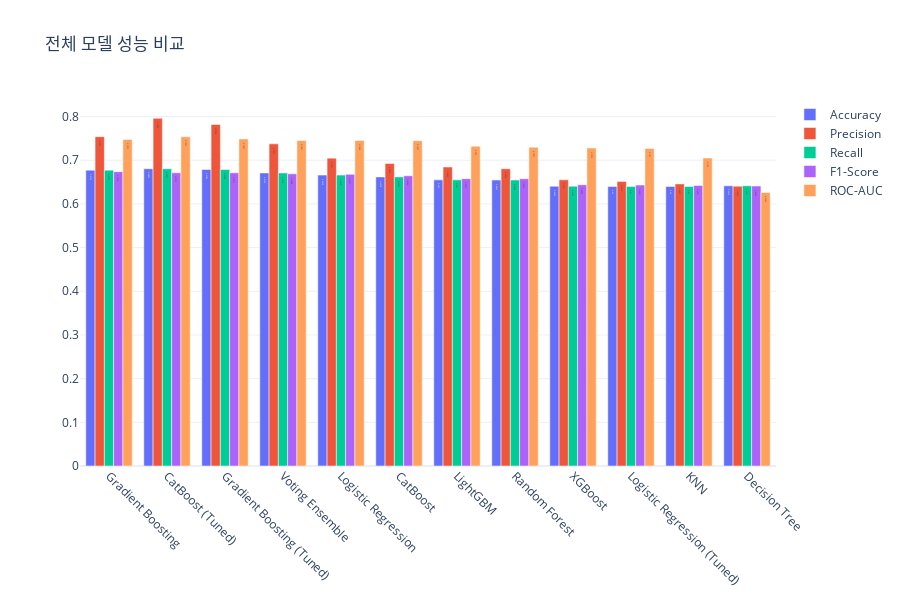

Notebook code cell kept with this figure:
### Code cell
# 인터랙티브 종합 비교
fig = go.Figure()
for m in ['Accuracy', 'Precision', 'Recall', 'F1-Score', 'ROC-AUC']:
    fig.add_trace(go.Bar(name=m, x=all_results['Model'], y=all_results[m],
                         text=all_results[m].round(4), textposition='auto'))
fig.update_layout(title='전체 모델 성능 비교', barmode='group',
                  height=600, template='plotly_white',
                  xaxis={'tickangle': 45})
fig.show()

### Figure 1 — Plotly figure (JSON) as saved in the notebook; plotly's stock layout.template omitted (floating-point values rounded to 4 significant figures)
{"data": [{"name": "Accuracy", "text": [0.6773, 0.6805, 0.6786, 0.6709, 0.6659, 0.6618, 0.655, 0.6545, 0.6405, 0.64, 0.64, 0.6414], "textposition": "auto", "type": "bar", "x": ["Gradient Boosting", "CatBoost (Tuned)", "Gradient Boosting (Tuned)", "Voting Ensemble", "Logistic Regression", "CatBoost", "LightGBM", "Random Forest", "XGBoost", "Logistic Regression (Tuned)", "KNN", "Decision Tree"], "y": [0.6773, 0.6805, 0.6786, 0.6709, 0.6659, 0.6618, 0.655, 0.6545, 0.6405, 0.64, 0.64, 0.6414]}, {"name": "Precision", "text": [0.7539, 0.7959, 0.7818, 0.7374, 0.7047, 0.6925, 0.6845, 0.6803, 0.6551, 0.6514, 0.6457, 0.6405], "textposition": "auto", "type": "bar", "x": ["Gradient Boosting", "CatBoost (Tuned)", "Gradient Boosting (Tuned)", "Voting Ensemble", "Logistic Regression", "CatBoost", "LightGBM", "Random Forest", "XGBoost", "Logistic Regression (Tuned)", "KNN", "Decision Tree"], "y": [0.7539, 0.7959, 0.7818, 0.7374, 0.7047, 0.6925, 0.6845, 0.6803, 0.6551, 0.6514, 0.6457, 0.6405]}, {"name": "Recall", "text": [0.6773, 0.6805, 0.6786, 0.6709, 0.6659, 0.6618, 0.655, 0.6545, 0.6405, 0.64, 0.64, 0.6414], "textposition": "auto", "type": "bar", "x": ["Gradient Boosting", "CatBoost (Tuned)", "Gradient Boosting (Tuned)", "Voting Ensemble", "Logistic Regression", "CatBoost", "LightGBM", "Random Forest", "XGBoost", "Logistic Regression (Tuned)", "KNN", "Decision Tree"], "y": [0.6773, 0.6805, 0.6786, 0.6709, 0.6659, 0.6618, 0.655, 0.6545, 0.6405, 0.64, 0.64, 0.6414]}, {"name": "F1-Score", "text": [0.6738, 0.6712, 0.6711, 0.6688, 0.6677, 0.6644, 0.6577, 0.6576, 0.6438, 0.6431, 0.6421, 0.6409], "textposition": "auto", "type": "bar", "x": ["Gradient Boosting", "CatBoost (Tuned)", "Gradient Boosting (Tuned)", "Voting Ensemble", "Logistic Regression", "CatBoost", "LightGBM", "Random Forest", "XGBoost", "Logistic Regression (Tuned)", "KNN", "Decision Tree"], "y": [0.6738, 0.6712, 0.6711, 0.6688, 0.6677, 0.6644, 0.6577, 0.6576, 0.6438, 0.6431, 0.6421, 0.6409]}, {"name": "ROC-AUC", "text": [0.7475, 0.7537, 0.7487, 0.7451, 0.7453, 0.7447, 0.732, 0.7297, 0.7279, 0.727, 0.705, 0.6262], "textposition": "auto", "type": "bar", "x": ["Gradient Boosting", "CatBoost (Tuned)", "Gradient Boosting (Tuned)", "Voting Ensemble", "Logistic Regression", "CatBoost", "LightGBM", "Random Forest", "XGBoost", "Logistic Regression (Tuned)", "KNN", "Decision Tree"], "y": [0.7475, 0.7537, 0.7487, 0.7451, 0.7453, 0.7447, 0.732, 0.7297, 0.7279, 0.727, 0.705, 0.6262]}], "layout": {"barmode": "group", "height": 600, "title": {"text": "전체 모델 성능 비교"}, "xaxis": {"tickangle": 45}}}
